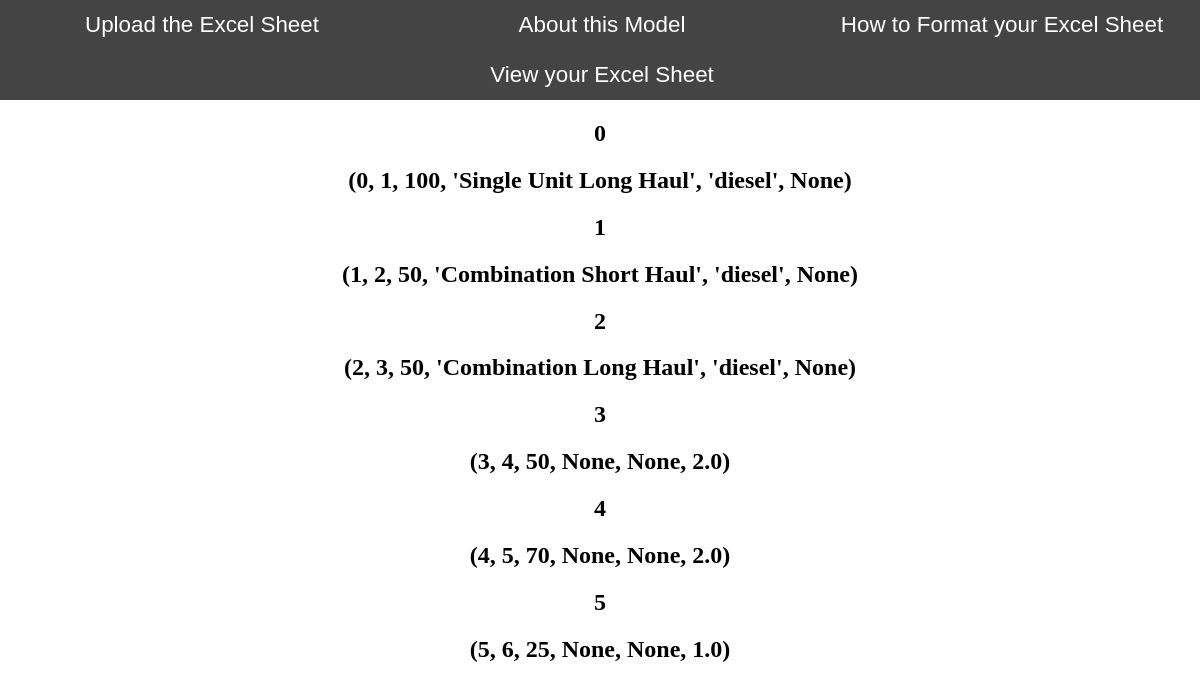
Screenshot of /dbview with the database file from the repository.
### tables this page shows
CREATE TABLE truck (
	id BIGINT, 
	id_truck BIGINT, 
	capacity BIGINT, 
	type TEXT, 
	"gasVdiesel" TEXT, 
	esal FLOAT
);

### main.py (the view)
@app.route("/dbview")
def viewEntries ():
    list = db.engine.execute("SELECT * FROM truck").fetchall()
    return render_template('dbview.html',list=list)

### templates/dbview.html (shortened to what this page needs)
<!DOCTYPE html>
<html lang="en">
<head>
    <link rel="stylesheet" href="{{ url_for('static', filename= 'css/style.css') }}">
</head>
<body>
    <header>
        <div class="nav">
          <ul>
            <li class="home"><a href="/">Upload the Excel Sheet</a></li>
            <li class="models"><a href="/model">About this Model</a></li>
            <li class="about"><a href="/instructions">How to Format your Excel Sheet</a></li>
            <li class="view"><a href="/dbview">View your Excel Sheet</a></li>
          </ul>
        </div>
      </header>
    <div class="content">
    		{% for li in list %}
            <h2>{{li[0]}}</h2>
            <h2>{{li[:]}}</h2>
            {% endfor %}
    </div>
</body>
</html>

### static/css/style.css (style rules this page uses)
body { margin: 0; padding: 3; background: #FFFFFF; text-align: center; }
.nav ul { list-style: none; background-color: #444; text-align: center; padding: 0; margin: 0; }
.nav li { font-family: 'Oswald', sans-serif; font-size: 1.2em; line-height: 100px; height: 100px; border-bottom: 1px solid #888; white-space: normal; }
.nav a { text-decoration: none; color: #fff; display: block; transition: .3s background-color; }
@media screen and (min-width: 600px) { .nav li { width: 400px; border-bottom: none; height: 50px; line-height: 50px; font-size: 1.4em; } }
@media screen and (min-width: 600px) { .nav li { display: inline-block; margin-right: -4px; } }

### rows the page displays
truck: id "0", li "(0, 1, 100, 'Single Unit Long Haul', 'diesel', None)"
truck: id "1", li "(1, 2, 50, 'Combination Short Haul', 'diesel', None)"
truck: id "2", li "(2, 3, 50, 'Combination Long Haul', 'diesel', None)"
truck: id "3", li "(3, 4, 50, None, None, 2.0)"
truck: id "4", li "(4, 5, 70, None, None, 2.0)"
truck: id "5", li "(5, 6, 25, None, None, 1.0)"
